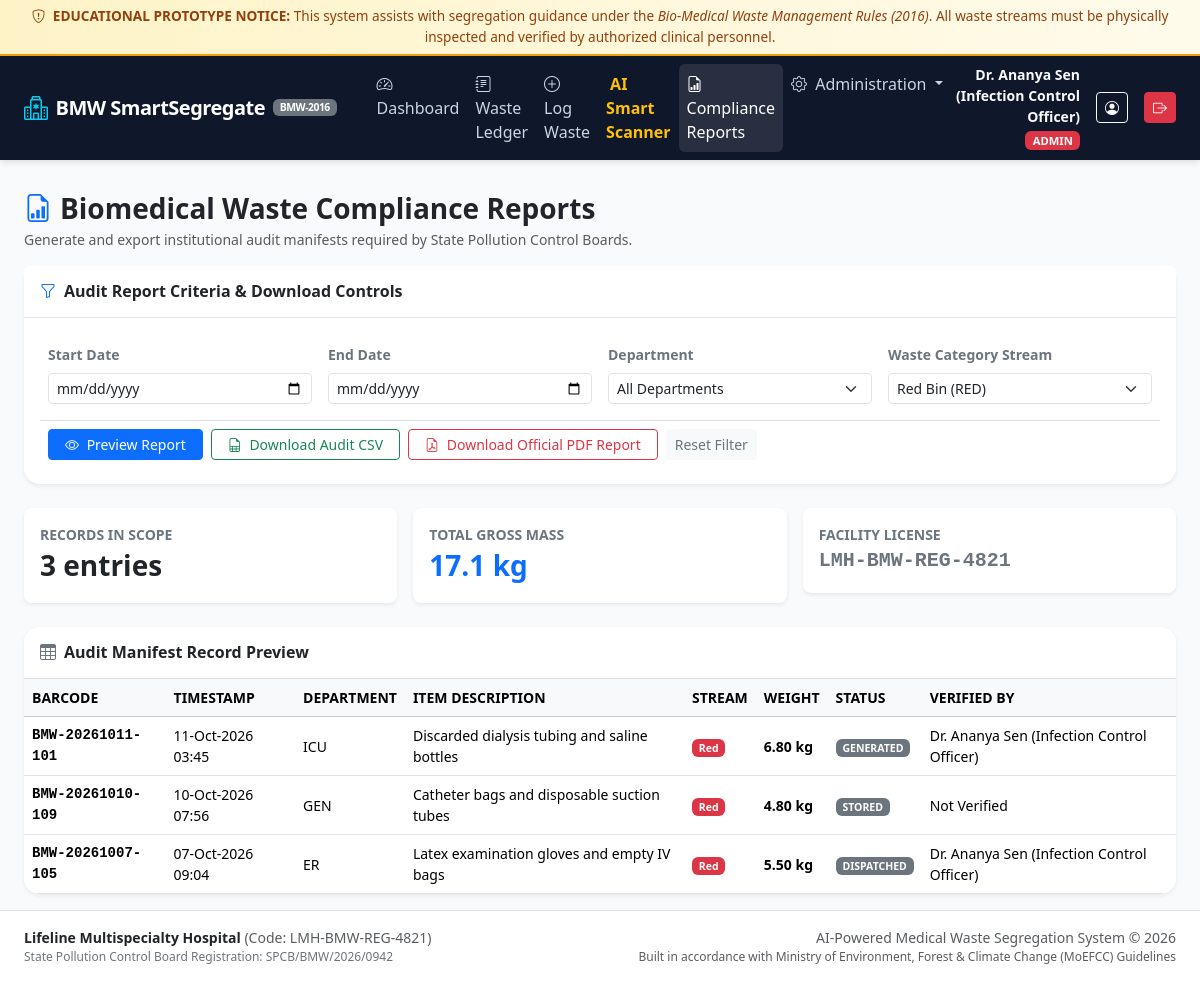
Screenshot of /reports?category_id=2 (signed in) with the database file from the repository.
### app/models/user.py (models this page shows, shortened)
class User(UserMixin, db.Model):
    __tablename__ = "users"
    ROLE_ADMIN = "ADMIN"
    ROLE_STAFF = "STAFF"
    id = db.Column(db.Integer, primary_key=True)
    username = db.Column(db.String(64), unique=True, nullable=False, index=True)
    email = db.Column(db.String(120), unique=True, nullable=False, index=True)
    password_hash = db.Column(db.String(256), nullable=False)
    full_name = db.Column(db.String(120), nullable=False)
    role = db.Column(db.String(20), nullable=False, default=ROLE_STAFF)
    is_active = db.Column(db.Boolean, default=True, nullable=False)
    created_at = db.Column(db.DateTime, default=datetime.utcnow, nullable=False)
    logged_records = db.relationship("WasteRecord", backref="logger", foreign_keys="WasteRecord.logged_by_id", lazy="dynamic")
    verified_records = db.relationship("WasteRecord", backref="verifier", foreign_keys="WasteRecord.verified_by_id", lazy="dynamic")
    feedbacks = db.relationship("PredictionFeedback", backref="user", lazy="dynamic")
    @property
    def is_admin_user(self) -> bool:
        return self.role == self.ROLE_ADMIN

### app/models/waste_record.py (models this page shows, shortened)
class WasteRecord(db.Model):
    __tablename__ = "waste_records"
    STATUS_GENERATED = "GENERATED"
    STATUS_STORED = "STORED"
    STATUS_DISPATCHED = "DISPATCHED"
    id = db.Column(db.Integer, primary_key=True)
    tracking_code = db.Column(db.String(32), unique=True, nullable=False, index=True)
    department_id = db.Column(db.Integer, db.ForeignKey("departments.id"), nullable=False)
    category_id = db.Column(db.Integer, db.ForeignKey("waste_categories.id"), nullable=False)
    logged_by_id = db.Column(db.Integer, db.ForeignKey("users.id"), nullable=False)
    verified_by_id = db.Column(db.Integer, db.ForeignKey("users.id"), nullable=True)
    quantity_kg = db.Column(db.Float, nullable=False)
    item_description = db.Column(db.String(255), nullable=False)
    image_filename = db.Column(db.String(255), nullable=True)
    ai_suggested_category = db.Column(db.String(50), nullable=True)
    ai_confidence = db.Column(db.Float, nullable=True)
    staff_verified = db.Column(db.Boolean, default=False, nullable=False)
    disposal_status = db.Column(db.String(20), default=STATUS_GENERATED, nullable=False)
    dispatch_manifest_no = db.Column(db.String(64), nullable=True)
    dispatch_carrier = db.Column(db.String(128), nullable=True)
    remarks = db.Column(db.Text, nullable=True)
    created_at = db.Column(db.DateTime, default=datetime.utcnow, nullable=False, index=True)
    updated_at = db.Column(db.DateTime, default=datetime.utcnow, onupdate=datetime.utcnow, nullable=False)
    feedbacks = db.relationship("PredictionFeedback", backref="waste_record", lazy="dynamic", cascade="all, delete-orphan")

### app/models/department.py (models this page shows, shortened)
class Department(db.Model):
    __tablename__ = "departments"
    id = db.Column(db.Integer, primary_key=True)
    code = db.Column(db.String(20), unique=True, nullable=False, index=True)
    name = db.Column(db.String(100), nullable=False)
    floor_location = db.Column(db.String(50), nullable=True)
    contact_person = db.Column(db.String(100), nullable=True)
    is_active = db.Column(db.Boolean, default=True, nullable=False)
    created_at = db.Column(db.DateTime, default=datetime.utcnow, nullable=False)
    records = db.relationship("WasteRecord", backref="department", lazy="dynamic")

### app/models/category.py (models this page shows, shortened)
class WasteCategory(db.Model):
    __tablename__ = "waste_categories"
    id = db.Column(db.Integer, primary_key=True)
    code = db.Column(db.String(30), unique=True, nullable=False, index=True)
    name = db.Column(db.String(120), nullable=False)
    bin_color_name = db.Column(db.String(30), nullable=False)
    bin_color_hex = db.Column(db.String(10), nullable=False, default="#ffc107")
    badge_class = db.Column(db.String(50), nullable=False, default="bg-warning text-dark")
    container_type = db.Column(db.String(150), nullable=False)
    treatment_method = db.Column(db.Text, nullable=False)
    permitted_items = db.Column(db.Text, nullable=False)
    prohibited_items = db.Column(db.Text, nullable=False)
    storage_instructions = db.Column(db.Text, nullable=True)
    is_active = db.Column(db.Boolean, default=True, nullable=False)
    created_at = db.Column(db.DateTime, default=datetime.utcnow, nullable=False)
    records = db.relationship("WasteRecord", backref="category", lazy="dynamic")

### app/routes/reports.py (the view)
@reports_bp.route("")
@login_required
def index():
    records = _filter_records_from_request(request)
    total_kg = sum(r.quantity_kg for r in records)
    categories = WasteCategory.query.filter_by(is_active=True).all()
    departments = Department.query.filter_by(is_active=True).all()
    return render_template(
        "reports/index.html",
        records=records,
        total_kg=round(total_kg, 2),
        categories=categories,
        departments=departments,
        current_category=request.args.get("category_id", type=int),
        current_department=request.args.get("department_id", type=int),
        current_status=request.args.get("status", ""),
        current_date_from=request.args.get("date_from", ""),
        current_date_to=request.args.get("date_to", "")
    )

### app/templates/reports/index.html (shortened to what this page needs)
{% extends "base.html" %}
{% block content %}
<div class="d-flex flex-column flex-md-row justify-content-between align-items-md-center mb-3">
  <div>
    <h3 class="fw-bold mb-1 text-dark"><i class="bi bi-file-earmark-bar-graph text-primary me-2"></i>Biomedical Waste Compliance Reports</h3>
    <div class="text-muted small">Generate and export institutional audit manifests required by State Pollution Control Boards.</div>
  </div>
</div>
<div class="card shadow-sm border-0 rounded-4 mb-4">
  <div class="card-header bg-white border-bottom py-3">
    <h6 class="fw-bold mb-0 text-dark"><i class="bi bi-funnel me-2 text-primary"></i>Audit Report Criteria & Download Controls</h6>
  </div>
  <div class="card-body p-4">
    <form method="GET" action="{{ url_for('reports.index') }}" class="row g-3">
      <div class="col-md-3">
        <label class="form-label small fw-semibold text-secondary">Start Date</label>
        <input type="date" name="date_from" class="form-control form-control-sm" value="{{ current_date_from }}">
      </div>
      <div class="col-md-3">
        <label class="form-label small fw-semibold text-secondary">End Date</label>
        <input type="date" name="date_to" class="form-control form-control-sm" value="{{ current_date_to }}">
      </div>
      <div class="col-md-3">
        <label class="form-label small fw-semibold text-secondary">Department</label>
        <select name="department_id" class="form-select form-select-sm">
          <option value="">All Departments</option>
        </select>
      </div>
      <div class="col-md-3">
        <label class="form-label small fw-semibold text-secondary">Waste Category Stream</label>
        <select name="category_id" class="form-select form-select-sm">
          {% for cat in categories %}
          <option value="{{ cat.id }}" {% if current_category == cat.id %}selected{% endif %}>
            {{ cat.bin_color_name }} Bin ({{ cat.code }})
          </option>
          {% endfor %}
        </select>
      </div>
      <div class="col-12 d-flex flex-wrap gap-2 pt-2 border-top">
        <button type="submit" class="btn btn-primary btn-sm px-3">
          <i class="bi bi-eye me-1"></i> Preview Report
        </button>
        <a href="{{ url_for('reports.export_csv', date_from=current_date_from, date_to=current_date_to, department_id=current_department, category_id=current_category) }}" class="btn btn-outline-success btn-sm px-3">
          <i class="bi bi-file-earmark-spreadsheet me-1"></i> Download Audit CSV
        </a>
        <a href="{{ url_for('reports.export_pdf', date_from=current_date_from, date_to=current_date_to, department_id=current_department, category_id=current_category) }}" class="btn btn-outline-danger btn-sm px-3">
          <i class="bi bi-file-earmark-pdf me-1"></i> Download Official PDF Report
        </a>
        <a href="{{ url_for('reports.index') }}" class="btn btn-light btn-sm text-secondary">
          Reset Filter
        </a>
      </div>
    </form>
  </div>
</div>
<div class="row g-3 mb-4">
  <div class="col-md-4">
    <div class="card p-3 shadow-sm border-0 rounded-3">
      <div class="small text-secondary fw-semibold text-uppercase">Records in Scope</div>
      <h3 class="fw-bold my-1 text-dark">{{ records|length }} entries</h3>
    </div>
  </div>
  <div class="col-md-4">
    <div class="card p-3 shadow-sm border-0 rounded-3">
      <div class="small text-secondary fw-semibold text-uppercase">Total Gross Mass</div>
      <h3 class="fw-bold my-1 text-primary">{{ total_kg }} kg</h3>
    </div>
  </div>
  <div class="col-md-4">
    <div class="card p-3 shadow-sm border-0 rounded-3">
      <div class="small text-secondary fw-semibold text-uppercase">Facility License</div>
      <h5 class="fw-bold my-1 text-secondary font-monospace">{{ hospital_code }}</h5>
    </div>
  </div>
</div>
<div class="card shadow-sm border-0 rounded-4 overflow-hidden">
  <div class="card-header bg-white border-bottom py-3">
    <h6 class="fw-bold mb-0 text-dark"><i class="bi bi-table me-2 text-secondary"></i>Audit Manifest Record Preview</h6>
  </div>
  <div class="table-responsive">
    <table class="table table-hover align-middle mb-0 small">
      <thead class="table-light text-secondary">
        <tr>
          <th>BARCODE</th>
          <th>TIMESTAMP</th>
          <th>DEPARTMENT</th>
          <th>ITEM DESCRIPTION</th>
          <th>STREAM</th>
          <th>WEIGHT</th>
          <th>STATUS</th>
          <th>VERIFIED BY</th>
        </tr>
      </thead>
      <tbody>
        {% for r in records %}
        <tr>
          <td class="font-monospace fw-semibold">{{ r.tracking_code }}</td>
          <td>{{ r.created_at.strftime('%d-%b-%Y %H:%M') }}</td>
          <td>{{ r.department.code }}</td>
          <td>{{ r.item_description }}</td>
          <td>
            <span class="badge" style="background-color: {{ r.category.bin_color_hex }}; color: {% if r.category.code in ['WHITE', 'YELLOW'] %}#1e293b{% else %}#ffffff{% endif %};">
              {{ r.category.bin_color_name }}
            </span>
          </td>
          <td class="fw-bold">{{ "%.2f"|format(r.quantity_kg) }} kg</td>
          <td><span class="badge bg-secondary">{{ r.disposal_status }}</span></td>
          <td>{{ r.verifier.full_name if r.verifier else 'Not Verified' }}</td>
        </tr>
        {% else %}
        <tr>
          <td colspan="8" class="text-center py-4 text-muted">No records match the requested report filter criteria.</td>
        </tr>
        {% endfor %}
      </tbody>
    </table>
  </div>
</div>
{% endblock %}

### app/templates/base.html (shortened to what this page needs)
<!DOCTYPE html>
<html lang="en">
<head>
  <link href="https://cdn.jsdelivr.net/npm/bootstrap@5.3.3/dist/css/bootstrap.min.css" rel="stylesheet">
  <link rel="stylesheet" href="https://cdn.jsdelivr.net/npm/bootstrap-icons@1.11.3/font/bootstrap-icons.min.css">
  <link rel="stylesheet" href="{{ url_for('static', filename='css/custom.css') }}">
</head>
<body>
  <div class="safety-disclaimer-banner text-center">
    <div class="container-fluid">
      <i class="bi bi-shield-exclamation me-1"></i>
      <strong>EDUCATIONAL PROTOTYPE NOTICE:</strong> This system assists with segregation guidance under the
      <em>Bio-Medical Waste Management Rules (2016)</em>. All waste streams must be physically inspected and verified by authorized clinical personnel.
    </div>
  </div>
  <nav class="navbar navbar-expand-lg navbar-hospital sticky-top">
    <div class="container-fluid px-4">
      <a class="navbar-brand d-flex align-items-center" href="{{ url_for('dashboard.index') }}">
        <i class="bi bi-hospital fs-4 me-2 text-info"></i>
        <span>BMW SmartSegregate</span>
        <span class="badge bg-secondary ms-2 small" style="font-size: 0.65rem;">BMW-2016</span>
      </a>
      <div class="collapse navbar-collapse" id="navbarMain">
        {% if current_user.is_authenticated %}
        <ul class="navbar-nav me-auto mb-2 mb-lg-0 ms-lg-3">
          <li class="nav-item">
            <a class="nav-link {% if request.endpoint == 'dashboard.index' %}active{% endif %}" href="{{ url_for('dashboard.index') }}">
              <i class="bi bi-speedometer2 me-1"></i> Dashboard
            </a>
          </li>
          <li class="nav-item">
            <a class="nav-link {% if request.endpoint == 'waste.list_records' %}active{% endif %}" href="{{ url_for('waste.list_records') }}">
              <i class="bi bi-journal-text me-1"></i> Waste Ledger
            </a>
          </li>
          <li class="nav-item">
            <a class="nav-link {% if request.endpoint == 'waste.create_record' %}active{% endif %}" href="{{ url_for('waste.create_record') }}">
              <i class="bi bi-plus-circle me-1"></i> Log Waste
            </a>
          </li>
          <li class="nav-item">
            <a class="nav-link text-warning fw-semibold {% if request.endpoint == 'ai.classify_view' %}active{% endif %}" href="{{ url_for('ai.classify_view') }}">
               AI Smart Scanner
            </a>
          </li>
          <li class="nav-item">
            <a class="nav-link {% if request.endpoint == 'reports.index' %}active{% endif %}" href="{{ url_for('reports.index') }}">
              <i class="bi bi-file-earmark-bar-graph me-1"></i> Compliance Reports
            </a>
          </li>
          {% if current_user.is_admin_user %}
          <li class="nav-item dropdown">
            <a class="nav-link dropdown-toggle" href="#" role="button" data-bs-toggle="dropdown">
              <i class="bi bi-gear me-1"></i> Administration
            </a>
          </li>
          {% endif %}
        </ul>
        <div class="d-flex align-items-center gap-3">
          <div class="text-end text-light d-none d-md-block">
            <div class="fw-semibold small">{{ current_user.full_name }}</div>
            <span class="badge {% if current_user.is_admin_user %}bg-danger{% else %}bg-info text-dark{% endif %}" style="font-size: 0.7rem;">
              {{ current_user.role }}
            </span>
          </div>
          <a href="{{ url_for('auth.profile') }}" class="btn btn-outline-light btn-sm" title="My Profile">
            <i class="bi bi-person-circle"></i>
          </a>
          <a href="{{ url_for('auth.logout') }}" class="btn btn-danger btn-sm" title="Logout">
            <i class="bi bi-box-arrow-right"></i>
          </a>
        </div>
        {% endif %}
      </div>
    </div>
  </nav>
  <main class="flex-grow-1 container-fluid px-4 py-3">
    {% block content %}{% endblock %}
  </main>
  <footer class="bg-white border-top py-3 mt-auto">
    <div class="container-fluid px-4">
      <div class="row align-items-center text-muted small">
        <div class="col-md-6 text-center text-md-start">
          <span class="fw-semibold text-dark">{{ hospital_name }}</span> (Code: {{ hospital_code }})
          <div class="text-secondary" style="font-size: 0.75rem;">
            State Pollution Control Board Registration: SPCB/BMW/2026/0942
          </div>
        </div>
        <div class="col-md-6 text-center text-md-end mt-2 mt-md-0">
          <span>AI-Powered Medical Waste Segregation System &copy; {{ current_year }}</span>
          <div class="text-muted" style="font-size: 0.75rem;">
            Built in accordance with Ministry of Environment, Forest & Climate Change (MoEFCC) Guidelines
          </div>
        </div>
      </div>
    </div>
  </footer>
</body>
</html>

### rows the page displays
User: full_name "Dr. Ananya Sen (Infection Control Officer)", role "ADMIN"
WasteRecord: tracking_code "BMW-20261011-101", created_at "11-Oct-2026 03:45", department.code "ICU", item_description "Discarded dialysis tubing and saline bottles", category.bin_color_name "Red", quantity_kg "6.80", disposal_status "GENERATED", verifier "Dr. Ananya Sen (Infection Control Officer)"
WasteRecord: tracking_code "BMW-20261010-109", created_at "10-Oct-2026 07:56", department.code "GEN", item_description "Catheter bags and disposable suction tubes", category.bin_color_name "Red", quantity_kg "4.80", disposal_status "STORED", verifier "Not Verified"
WasteRecord: tracking_code "BMW-20261007-105", created_at "07-Oct-2026 09:04", department.code "ER", item_description "Latex examination gloves and empty IV bags", category.bin_color_name "Red", quantity_kg "5.50", disposal_status "DISPATCHED", verifier "Dr. Ananya Sen (Infection Control Officer)"

### other values shown
{{ records|length }} "3"
{{ total_kg }} "17.1"
{{ hospital_code }} "LMH-BMW-REG-4821"
{{ hospital_name }} "Lifeline Multispecialty Hospital"
{{ current_year }} "2026"
form field category_id "Red Bin (RED)"
